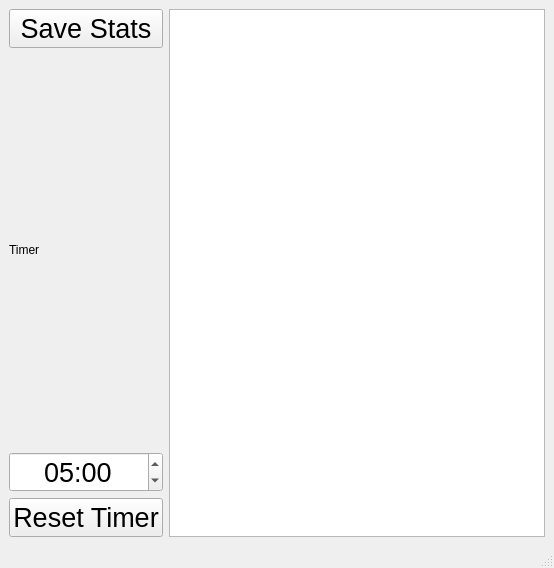
<?xml version="1.0" encoding="UTF-8"?>
<ui version="4.0">
 <class>MainWindow</class>
 <widget class="QMainWindow" name="MainWindow">
  <property name="geometry">
   <rect>
    <x>0</x>
    <y>0</y>
    <width>554</width>
    <height>568</height>
   </rect>
  </property>
  <property name="sizePolicy">
   <sizepolicy hsizetype="MinimumExpanding" vsizetype="Preferred">
    <horstretch>0</horstretch>
    <verstretch>0</verstretch>
   </sizepolicy>
  </property>
  <property name="windowTitle">
   <string>MainWindow</string>
  </property>
  <widget class="QWidget" name="centralwidget">
   <layout class="QHBoxLayout" name="horizontalLayout">
    <item>
     <layout class="QVBoxLayout" name="verticalLayout_2">
      <item>
       <widget class="QPushButton" name="pushButton">
        <property name="font">
         <font>
          <pointsize>20</pointsize>
         </font>
        </property>
        <property name="text">
         <string>Save Stats</string>
        </property>
       </widget>
      </item>
      <item>
       <widget class="QLabel" name="label">
        <property name="text">
         <string>Timer</string>
        </property>
        <property name="alignment">
         <set>Qt::AlignLeading|Qt::AlignLeft|Qt::AlignVCenter</set>
        </property>
       </widget>
      </item>
      <item>
       <widget class="QTimeEdit" name="timeEdit">
        <property name="font">
         <font>
          <pointsize>20</pointsize>
         </font>
        </property>
        <property name="alignment">
         <set>Qt::AlignCenter</set>
        </property>
        <property name="displayFormat">
         <string>mm:ss</string>
        </property>
        <property name="time">
         <time>
          <hour>0</hour>
          <minute>5</minute>
          <second>0</second>
         </time>
        </property>
       </widget>
      </item>
      <item>
       <widget class="QPushButton" name="pushButton_2">
        <property name="font">
         <font>
          <pointsize>20</pointsize>
         </font>
        </property>
        <property name="text">
         <string>Reset Timer</string>
        </property>
       </widget>
      </item>
     </layout>
    </item>
    <item>
     <widget class="QTableView" name="tableView"/>
    </item>
   </layout>
  </widget>
  <widget class="QMenuBar" name="menubar">
   <property name="geometry">
    <rect>
     <x>0</x>
     <y>0</y>
     <width>554</width>
     <height>21</height>
    </rect>
   </property>
  </widget>
  <widget class="QStatusBar" name="statusbar"/>
 </widget>
 <resources/>
 <connections/>
</ui>
